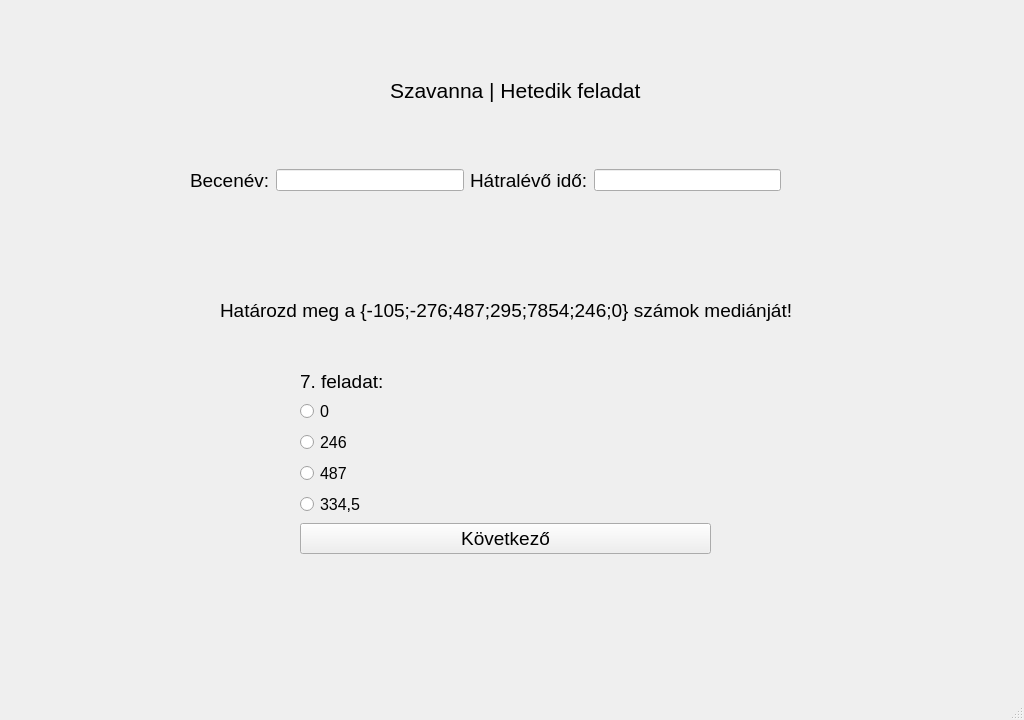
<?xml version="1.0" encoding="UTF-8"?>
<ui version="4.0">
 <class>ques1</class>
 <widget class="QMainWindow" name="ques1">
  <property name="geometry">
   <rect>
    <x>0</x>
    <y>0</y>
    <width>1024</width>
    <height>720</height>
   </rect>
  </property>
  <property name="windowTitle">
   <string>Játékos matematikai gyakorlóprogram</string>
  </property>
  <widget class="QWidget" name="centralwidget">
   <widget class="QLabel" name="label">
    <property name="geometry">
     <rect>
      <x>0</x>
      <y>-10</y>
      <width>1024</width>
      <height>720</height>
     </rect>
    </property>
    <property name="text">
     <string/>
    </property>
    <property name="pixmap">
     <pixmap>../szakdoga hátterek/african-savanna-forest-landscape-scene-at-sunset-free-vector.jpg</pixmap>
    </property>
    <property name="scaledContents">
     <bool>true</bool>
    </property>
   </widget>
   <widget class="QLabel" name="label_4">
    <property name="geometry">
     <rect>
      <x>390</x>
      <y>70</y>
      <width>251</width>
      <height>41</height>
     </rect>
    </property>
    <property name="sizePolicy">
     <sizepolicy hsizetype="Expanding" vsizetype="Preferred">
      <horstretch>0</horstretch>
      <verstretch>0</verstretch>
     </sizepolicy>
    </property>
    <property name="font">
     <font>
      <pointsize>16</pointsize>
     </font>
    </property>
    <property name="cursor">
     <cursorShape>ArrowCursor</cursorShape>
    </property>
    <property name="text">
     <string>Szavanna | Hetedik feladat</string>
    </property>
   </widget>
   <widget class="QWidget" name="horizontalLayoutWidget">
    <property name="geometry">
     <rect>
      <x>190</x>
      <y>140</y>
      <width>591</width>
      <height>81</height>
     </rect>
    </property>
    <layout class="QHBoxLayout" name="horizontalLayout">
     <item>
      <widget class="QLabel" name="label_2">
       <property name="font">
        <font>
         <pointsize>14</pointsize>
        </font>
       </property>
       <property name="text">
        <string>Becenév:</string>
       </property>
      </widget>
     </item>
     <item>
      <widget class="QLineEdit" name="T1">
       <property name="sizePolicy">
        <sizepolicy hsizetype="Expanding" vsizetype="Fixed">
         <horstretch>0</horstretch>
         <verstretch>0</verstretch>
        </sizepolicy>
       </property>
      </widget>
     </item>
     <item>
      <widget class="QLabel" name="label_3">
       <property name="font">
        <font>
         <pointsize>14</pointsize>
        </font>
       </property>
       <property name="text">
        <string>Hátralévő idő:</string>
       </property>
      </widget>
     </item>
     <item>
      <widget class="QLineEdit" name="T2">
       <property name="sizePolicy">
        <sizepolicy hsizetype="Expanding" vsizetype="Fixed">
         <horstretch>0</horstretch>
         <verstretch>0</verstretch>
        </sizepolicy>
       </property>
      </widget>
     </item>
    </layout>
   </widget>
   <widget class="QWidget" name="formLayoutWidget">
    <property name="geometry">
     <rect>
      <x>300</x>
      <y>370</y>
      <width>411</width>
      <height>251</height>
     </rect>
    </property>
    <layout class="QFormLayout" name="formLayout">
     <property name="labelAlignment">
      <set>Qt::AlignLeading|Qt::AlignLeft|Qt::AlignTop</set>
     </property>
     <item row="1" column="0">
      <widget class="QLabel" name="label_5">
       <property name="font">
        <font>
         <pointsize>14</pointsize>
        </font>
       </property>
       <property name="text">
        <string>7. feladat:</string>
       </property>
      </widget>
     </item>
     <item row="2" column="0">
      <widget class="QRadioButton" name="R1">
       <property name="font">
        <font>
         <pointsize>12</pointsize>
        </font>
       </property>
       <property name="text">
        <string>0</string>
       </property>
      </widget>
     </item>
     <item row="3" column="0">
      <widget class="QRadioButton" name="R2">
       <property name="font">
        <font>
         <pointsize>12</pointsize>
        </font>
       </property>
       <property name="text">
        <string>246</string>
       </property>
      </widget>
     </item>
     <item row="4" column="0">
      <widget class="QRadioButton" name="R3">
       <property name="font">
        <font>
         <pointsize>12</pointsize>
        </font>
       </property>
       <property name="text">
        <string>487</string>
       </property>
      </widget>
     </item>
     <item row="6" column="0" colspan="2">
      <widget class="QPushButton" name="B1">
       <property name="font">
        <font>
         <pointsize>14</pointsize>
        </font>
       </property>
       <property name="text">
        <string>Következő</string>
       </property>
      </widget>
     </item>
     <item row="5" column="0">
      <widget class="QRadioButton" name="R4">
       <property name="font">
        <font>
         <pointsize>12</pointsize>
        </font>
       </property>
       <property name="text">
        <string>334,5</string>
       </property>
      </widget>
     </item>
    </layout>
   </widget>
   <widget class="QLabel" name="label_6">
    <property name="geometry">
     <rect>
      <x>220</x>
      <y>270</y>
      <width>581</width>
      <height>81</height>
     </rect>
    </property>
    <property name="font">
     <font>
      <pointsize>14</pointsize>
     </font>
    </property>
    <property name="text">
     <string>Határozd meg a {-105;-276;487;295;7854;246;0} számok mediánját!</string>
    </property>
    <property name="scaledContents">
     <bool>true</bool>
    </property>
   </widget>
  </widget>
  <widget class="QMenuBar" name="menubar">
   <property name="geometry">
    <rect>
     <x>0</x>
     <y>0</y>
     <width>1024</width>
     <height>21</height>
    </rect>
   </property>
  </widget>
  <widget class="QStatusBar" name="statusbar"/>
 </widget>
 <resources/>
 <connections/>
</ui>
